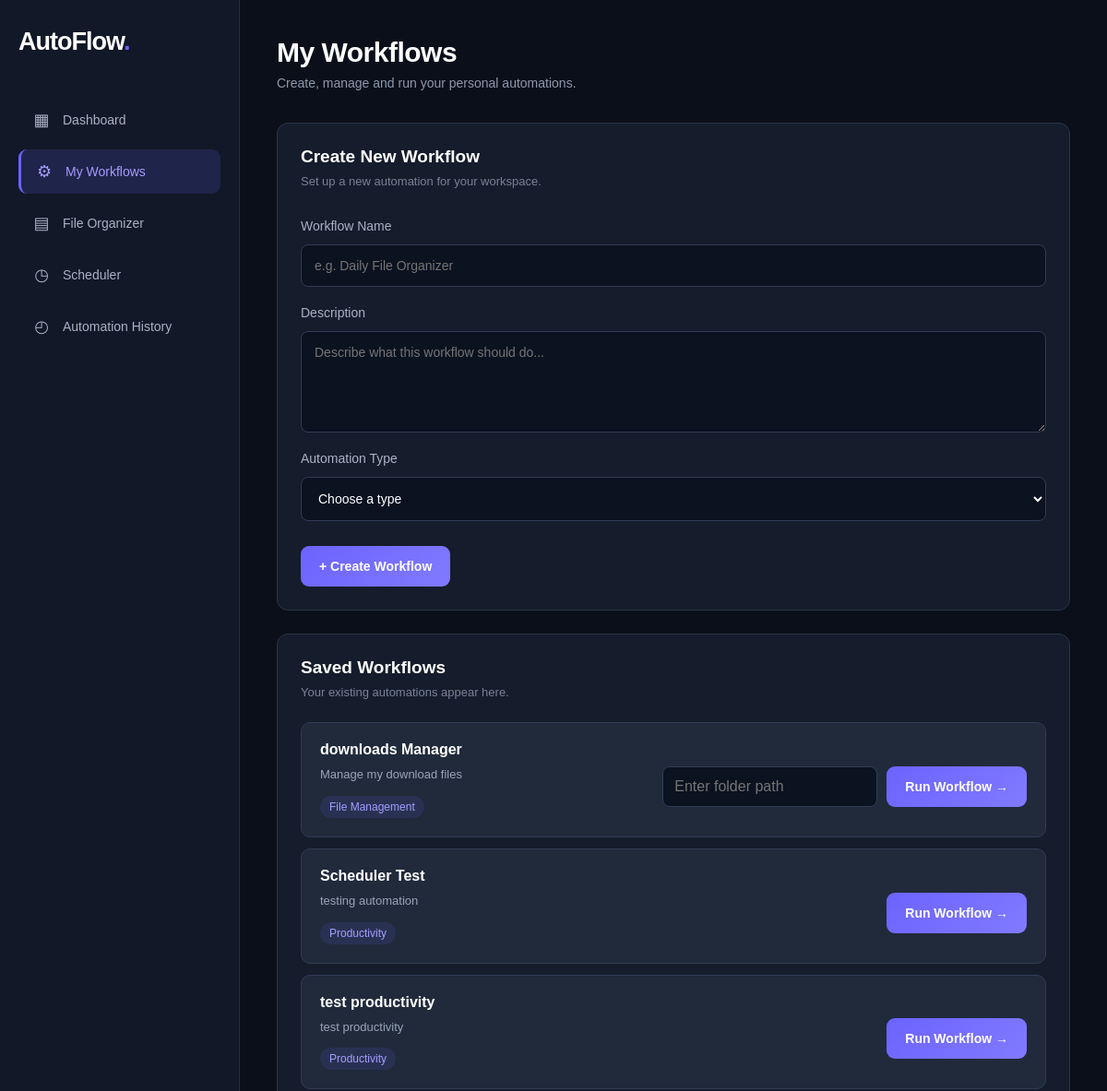
/workflows (upper part), run on an earlier commit of the app's database.
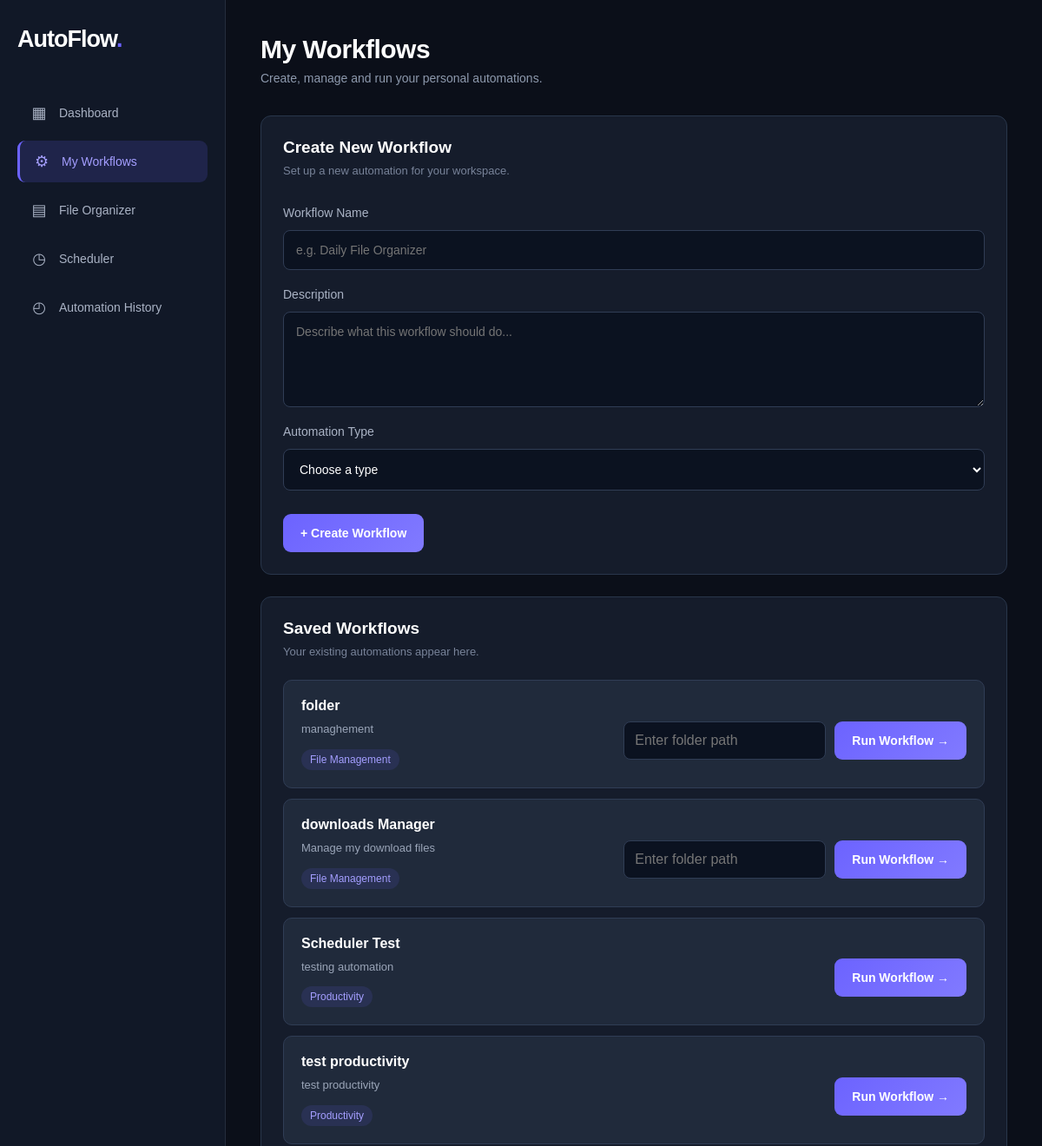
And on a later commit of the database.
### tables this page shows
CREATE TABLE workflows (
                id INTEGER PRIMARY KEY AUTOINCREMENT,
                name TEXT NOT NULL,
                description TEXT NOT NULL,
                type TEXT NOT NULL
            );

### app.py (the view)
@app.route("/workflows")
def workflow_page():
    workflows = get_workflows()
    return render_template(
        "workflows.html",
        workflows=workflows
    )

### storage.py (called while the page is built)
def get_connection():
    connection = sqlite3.connect(DATABASE_PATH)
    connection.row_factory = sqlite3.Row
    return connection

def get_workflows():
    with get_connection() as connection:
        rows = connection.execute(
            "SELECT * FROM workflows ORDER BY id DESC"
        ).fetchall()
    return [dict(row) for row in rows]

### templates/workflows.html (shortened to what the changed rows need)
<!DOCTYPE html>
<html lang="en">
<head>
    <link rel="stylesheet"
          href="{{ url_for('static', filename='css/style.css') }}">
</head>
<body>
    <div class="dashboard">
        <aside class="sidebar">
            <h2 class="brand">AutoFlow<span>.</span></h2>
        </aside>
        <main class="main-content">
            <header class="topbar">
                <div>
                    <h1>My Workflows</h1>
                </div>
            </header>
            <section class="panel">
                <div class="panel-heading">
                    <h2>Create New Workflow</h2>
                </div>
            </section>
            <section class="panel workflow-list-panel">
                <div class="panel-heading">
                    <h2>Saved Workflows</h2>
                </div>
                {% if workflows %}
                    <div class="workflow-list">
                        {% for workflow in workflows %}
                            <div class="workflow-item">
                                <div class="workflow-info">
                                    <h3>{{ workflow.name }}</h3>
                                    <p>{{ workflow.description }}</p>
                                    <span class="workflow-type">
                                        {{ workflow.type }}
                                    </span>
                                </div>
                                <form action="/run-workflow"
                                      method="POST"
                                      class="run-workflow-form">
                                    {% if workflow.type == "File Management" %}
                                        <input
                                            type="text"
                                            name="folder_path"
                                            placeholder="Enter folder path"
                                            required
                                        >
                                    {% endif %}
                                    <button type="submit" class="create-btn">
                                        Run Workflow →
                                    </button>
                                </form>
                            </div>
                        {% endfor %}
                    </div>
                {% else %}
                    <div class="empty-state">
                        <h3>No workflows created yet</h3>
                        <p>Create your first workflow using the form above.</p>
                    </div>
                {% endif %}
            </section>
        </main>
    </div>
</body>
</html>

What changed in the data, as far as the page shows it:
added workflows: name "folder", description "managhement", type "File Management"
